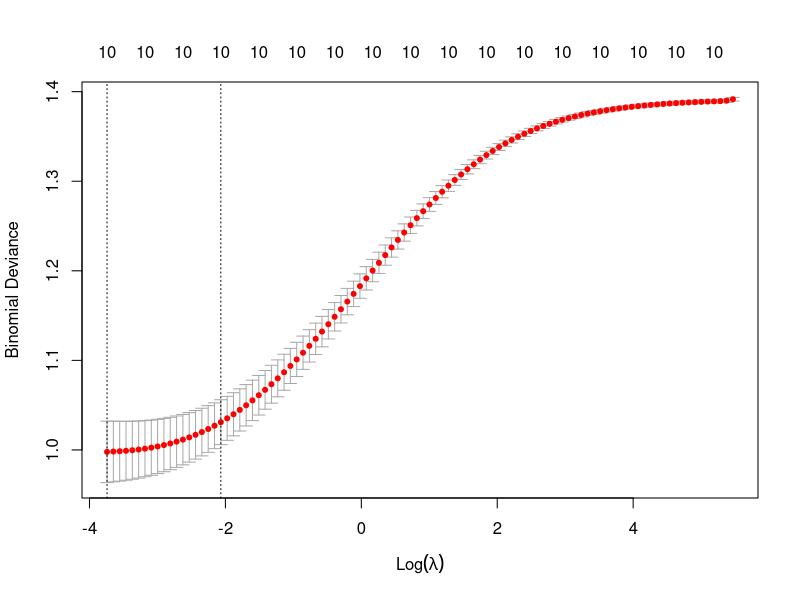

The R source for this figure: (Note: this script raises an error after producing the figure.)
## ---- chunk 1
rm(list=ls()); graphics.off()
## ---- chunk 2
tab <- read.table("diabetes.txt", header=TRUE, sep="\t")

# Add YBin to data frame
tab$YBin <- as.numeric(tab$Y > median(tab$Y))

# Drop Y from data frame
tab <- tab[, -11]

dim(tab)
head(tab)
## ---- chunk 3
test_index <- sample(1:442, size=round(442/5))

train_data <- tab[-test_index, ]
test_data <- tab[test_index, ]
## ---- chunk 4
performance <- function(Y, Y_predict) {
  confusion_matrix <- table(Prediction=Y_predict, Observation=Y)
  
  cat("Confusion matrix:\n\n")
  print(confusion_matrix)
  
  confusion_matrix["0","0"] -> TN
  confusion_matrix["0","1"] -> FN
  confusion_matrix["1","0"] -> FP
  confusion_matrix["1","1"] -> TP
  
  accuracy_ <- (TP+TN)/(TP+TN+FP+FN)
  precision_ <- TP/(TP+FP)
  recall_ <- TP/(TP+FN)
  specificity_ <- TN/(TN+FP)
  
  cat("\nAccuracy:", accuracy_, "\n")
  cat("Precision:", precision_, "\n")
  cat("Recall:", recall_, "\n")
  cat("Specificity:", specificity_, "\n")
  
  return(list(accuracy=accuracy_, precision=precision_, 
              recall=recall_, specificity=specificity_))
}
## ---- chunk 5
res_logit <- glm(YBin~., family=binomial, data=train_data)
summary(res_logit)
## ---- chunk 6
YBin_logit <- round(predict.glm(res_logit, newdata=test_data[, -11], type="response"))
## ---- chunk 7
perf_logit <- performance(test_data$YBin, YBin_logit)
## ---- chunk 8
fold_index <- split(
  1:442,
  f = sample(rep(1:5, times=c(88, 88, 88, 88, 90)))
)

sum_accuracy <- 0
sum_precision <- 0
sum_recall <- 0
sum_specificity <- 0

for (i in 1:5) {
  cat("========= FOLD", i, "=========\n\n")
  
  test_fold_index <- fold_index[[i]]
  train_fold <- tab[-test_fold_index, ]
  test_fold <- tab[test_fold_index, ]
  
  res_fold <- glm(YBin~., family=binomial, data=train_fold)
  
  YBin_fold <- round(predict.glm(res_fold, newdata=test_fold[, -11], type="response"))

  perf_fold <- performance(test_fold$YBin, YBin_fold)
  cat("\n")

  sum_accuracy <- sum_accuracy + perf_fold$accuracy
  sum_precision <- sum_precision + perf_fold$precision
  sum_recall <- sum_recall + perf_fold$recall
  sum_specificity <- sum_specificity + perf_fold$specificity
}

cat("\nAverage accuracy:", sum_accuracy/5, "\n")
cat("Average precision:", sum_precision/5, "\n")
cat("Average recall:", sum_recall/5, "\n")
cat("Average specificity:", sum_specificity/5, "\n")
## ---- chunk 9
res0 <- glm(YBin~1, family=binomial, data=train_data)
res_forward <- step(res0, list(upper=res_logit), direction="forward")
summary(res_forward)
## ---- chunk 10
YBin_forward <- round(predict.glm(res_forward, newdata=test_data[, -11], type="response"))
perf_forward <- performance(test_data$YBin, YBin_forward)
## ---- chunk 11
library(glmnet)

cv_ridge <- cv.glmnet(as.matrix(tab[,-11]), tab$YBin, family="binomial", alpha=0)
plot(cv_ridge)

best_ridge_lambda <- cv_ridge$lambda.min
cat("Best Ridge lambda:", best_ridge_lambda, "\n")
## ---- chunk 12
res_ridge <- glmnet(as.matrix(train_data[,-11]), train_data$YBin, family="binomial", alpha=0, lambda=best_ridge_lambda)
coef(res_ridge)
## ---- chunk 13
YBin_ridge <- round(predict(res_ridge, as.matrix(test_data[, -11]), type="response"))
perf_ridge <- performance(test_data$YBin, YBin_ridge)
## ---- chunk 14
data.frame(
  Model=c("Logit", "Forward", "Ridge", "Lasso"),
  Accuracy=c(perf_logit$accuracy, perf_forward$accuracy, perf_ridge$accuracy, perf_lasso$accuracy),
  Precision=c(perf_logit$precision, perf_forward$precision, perf_ridge$precision, perf_lasso$precision),
  Recall=c(perf_logit$recall, perf_forward$recall, perf_ridge$recall, perf_lasso$recall),
  Specificity=c(perf_logit$specificity, perf_forward$specificity, perf_ridge$specificity, perf_lasso$specificity)
)
